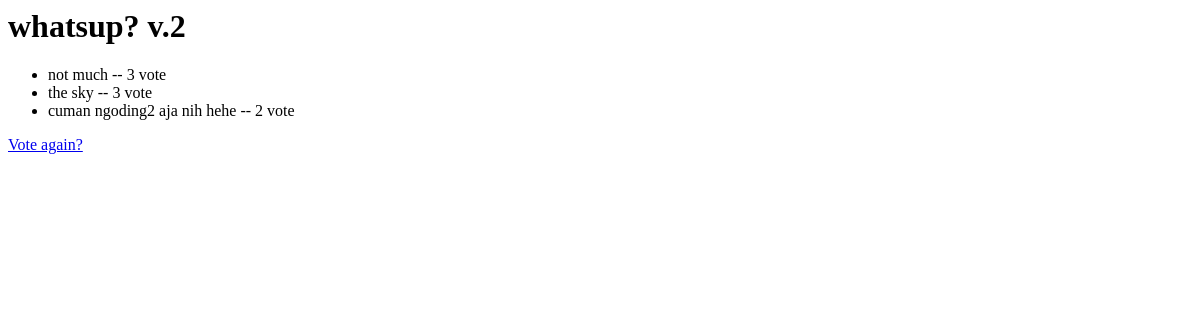
The app's page /polls/1/results/, older data.
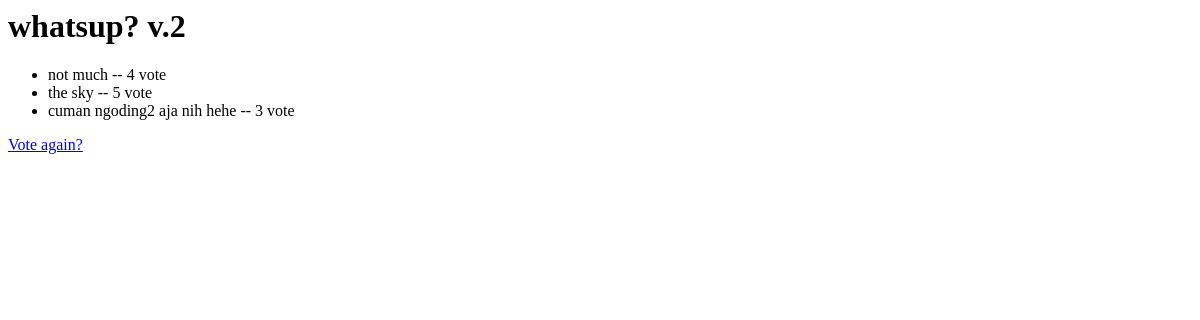
The same page, newer data.
### polls/models.py (models this page shows, shortened)
class Question(models.Model):
    question_text = models.CharField(max_length=200)
    pub_date = models.DateTimeField('date published')

class Choice(models.Model):
    question = models.ForeignKey(Question, on_delete=models.CASCADE)
    choice_text = models.CharField(max_length=200)
    votes = models.IntegerField(default=0)

### polls/views.py (the view)
# urls.py: path('<int:pk>/results/', views.ResultsView.as_view(), name='results'),
class ResultsView(generic.DetailView):
    model = Question
    template_name = 'polls/results.html'

### polls/templates/polls/results.html (shortened to what this page needs)
<h1>{{ question.question_text }}</h1>
<ul>
    {% for choice in question.choice_set.all %}
    <li>
        {{ choice.choice_text }} -- {{choice.votes}} vote
    </li>
    {% endfor %}
</ul>
<a href="{% url 'polls:detail' question.id %}">Vote again?</a>

Row changes from the older to the newer data that the page shows:
changed Choice "not much": votes "3" → "4"
changed Choice "the sky": votes "3" → "5"
changed Choice "cuman ngoding2 aja nih hehe": votes "2" → "3"
